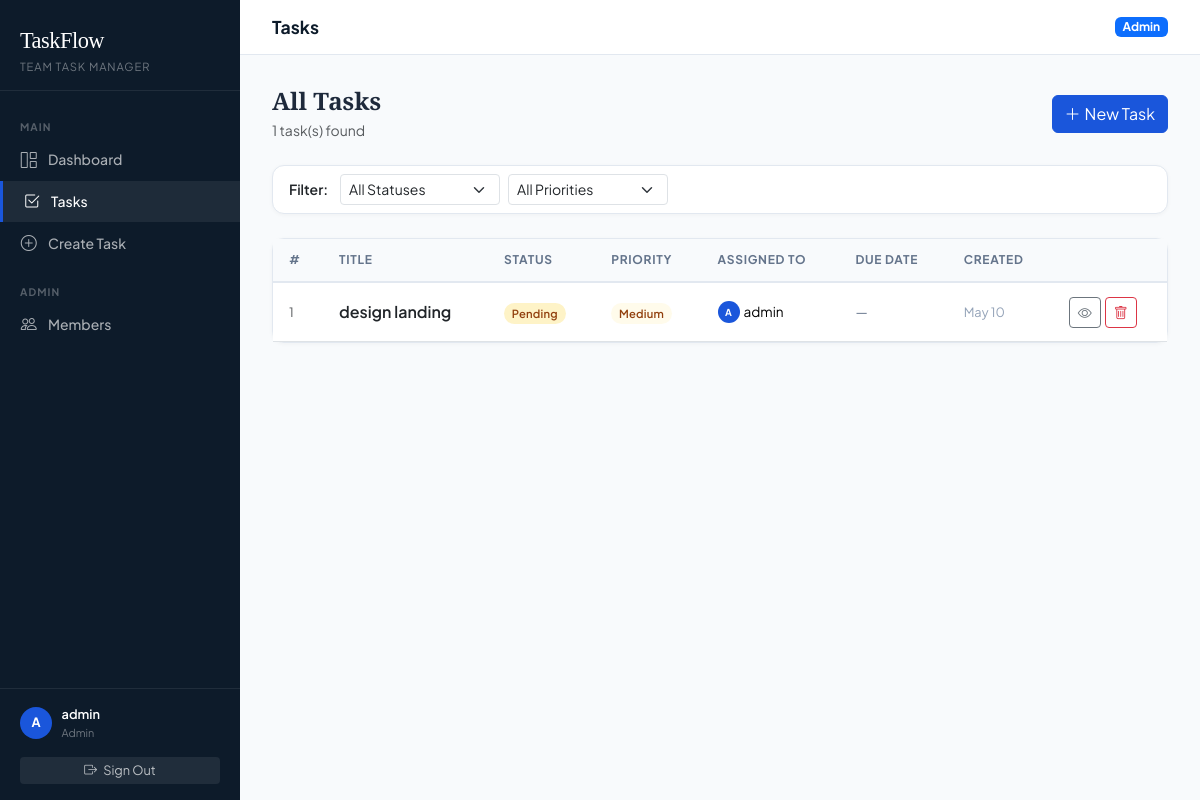
The page /tasks (signed in) on the database its author committed.
### app.py (models this page shows)
class User(UserMixin, db.Model):
    id         = db.Column(db.Integer, primary_key=True)
    username   = db.Column(db.String(80),  unique=True, nullable=False)
    email      = db.Column(db.String(120), unique=True, nullable=False)
    password   = db.Column(db.String(200), nullable=False)
    role       = db.Column(db.String(20),  default='member')   # 'admin' or 'member'
    created_at = db.Column(db.DateTime,    default=datetime.utcnow)
    tasks      = db.relationship('Task', backref='assignee', lazy=True,
                                 foreign_keys='Task.assigned_to')
    @property
    def is_admin(self):
        return self.role == 'admin'

class Task(db.Model):
    id          = db.Column(db.Integer, primary_key=True)
    title       = db.Column(db.String(200), nullable=False)
    description = db.Column(db.Text,        default='')
    status      = db.Column(db.String(20),  default='pending')   # pending / in_progress / completed
    priority    = db.Column(db.String(20),  default='medium')    # low / medium / high
    due_date    = db.Column(db.Date,        nullable=True)
    created_at  = db.Column(db.DateTime,    default=datetime.utcnow)
    created_by  = db.Column(db.Integer,     db.ForeignKey('user.id'), nullable=False)
    assigned_to = db.Column(db.Integer,     db.ForeignKey('user.id'), nullable=True)
    creator     = db.relationship('User',   foreign_keys=[created_by], backref='created_tasks')

### app.py (the view)
@app.route('/tasks')
@login_required
def tasks():
    status_filter   = request.args.get('status', '')
    priority_filter = request.args.get('priority', '')
    if current_user.is_admin:
        query = Task.query
    else:
        query = Task.query.filter_by(assigned_to=current_user.id)
    if status_filter:
        query = query.filter_by(status=status_filter)
    if priority_filter:
        query = query.filter_by(priority=priority_filter)
    all_tasks = query.order_by(Task.created_at.desc()).all()
    members   = User.query.all() if current_user.is_admin else []
    return render_template('tasks.html', tasks=all_tasks,
                           members=members,
                           status_filter=status_filter,
                           priority_filter=priority_filter)

### app.py (called while the page is built)
@login_manager.user_loader
def load_user(user_id):
    return User.query.get(int(user_id))

### templates/tasks.html (shortened to what this page needs)
{% extends "base.html" %}
{% block page_title %}Tasks{% endblock %}
{% block content %}
<div class="d-flex justify-content-between align-items-center mb-4 flex-wrap gap-2">
  <div>
    <h2 class="mb-1 fw-bold" style="font-family:'Instrument Serif',serif;font-size:1.5rem">
      {% if current_user.is_admin %}All Tasks{% else %}My Tasks{% endif %}
    </h2>
    <p class="text-muted mb-0" style="font-size:.875rem">{{ tasks | length }} task(s) found</p>
  </div>
  {% if current_user.is_admin %}
  <a href="{{ url_for('create_task') }}" class="btn btn-primary">
    <i class="bi bi-plus-lg me-1"></i>New Task
  </a>
  {% endif %}
</div>
<div class="card mb-4">
  <div class="card-body py-2">
    <form method="GET" action="{{ url_for('tasks') }}" class="d-flex gap-2 flex-wrap align-items-center">
      <label class="fw-semibold me-1 mb-0" style="font-size:.875rem">Filter:</label>
      <select name="status" class="form-select form-select-sm" style="width:160px" onchange="this.form.submit()">
        <option value="">All Statuses</option>
      </select>
      <select name="priority" class="form-select form-select-sm" style="width:160px" onchange="this.form.submit()">
        <option value="">All Priorities</option>
      </select>
    </form>
  </div>
</div>
<div class="card">
  <div class="card-body p-0">
    {% if tasks %}
    <div class="table-responsive">
      <table class="table table-hover mb-0">
        <thead>
          <tr>
            <th>#</th>
            <th>Title</th>
            <th>Status</th>
            <th>Priority</th>
            <th>Assigned To</th>
            <th>Due Date</th>
            <th>Created</th>
            <th></th>
          </tr>
        </thead>
        <tbody>
          {% for task in tasks %}
          <tr>
            <td class="text-muted" style="font-size:.8rem">{{ task.id }}</td>
            <td>
              <a href="{{ url_for('task_detail', task_id=task.id) }}"
                 class="text-decoration-none fw-semibold text-dark">
                {{ task.title }}
              </a>
            </td>
            <td>
              <span class="badge-status badge-{{ task.status }}">
                {{ task.status | replace('_', ' ') | title }}
              </span>
            </td>
            <td>
              <span class="badge-status badge-{{ task.priority }}">{{ task.priority | capitalize }}</span>
            </td>
            <td>
              {% if task.assignee %}
              <span class="d-flex align-items-center gap-1" style="font-size:.85rem">
                <span class="user-avatar" style="width:22px;height:22px;font-size:.6rem">
                  {{ task.assignee.username[0].upper() }}
                </span>
                {{ task.assignee.username }}
              </span>
              {% else %}
              <span class="text-muted">Unassigned</span>
              {% endif %}
            </td>
            <td style="font-size:.85rem;color:#64748b">
              {% if task.due_date %}
                {% set today = namespace(d=none) %}
                {{ task.due_date.strftime('%b %d, %Y') }}
              {% else %}—{% endif %}
            </td>
            <td style="font-size:.8rem;color:#94a3b8">
              {{ task.created_at.strftime('%b %d') }}
            </td>
            <td>
              <div class="d-flex gap-1">
                <a href="{{ url_for('task_detail', task_id=task.id) }}"
                   class="btn btn-sm btn-outline-secondary" title="View">
                  <i class="bi bi-eye"></i>
                </a>
                {% if current_user.is_admin %}
                <form method="POST" action="{{ url_for('delete_task', task_id=task.id) }}"
                      onsubmit="return confirm('Delete this task?')">
                  <button type="submit" class="btn btn-sm btn-outline-danger" title="Delete">
                    <i class="bi bi-trash"></i>
                  </button>
                </form>
                {% endif %}
              </div>
            </td>
          </tr>
          {% endfor %}
        </tbody>
      </table>
    </div>
    {% endif %}
  </div>
</div>
{% endblock %}

### templates/base.html (shortened to what this page needs)
<!DOCTYPE html>
<html lang="en">
<head>
  <link href="https://cdn.jsdelivr.net/npm/bootstrap@5.3.3/dist/css/bootstrap.min.css" rel="stylesheet" />
  <link href="https://cdn.jsdelivr.net/npm/bootstrap-icons@1.11.3/font/bootstrap-icons.min.css" rel="stylesheet" />
</head>
<body>
{% if current_user.is_authenticated %}
<aside class="sidebar">
  <div class="sidebar-brand">
    <div class="brand-name">TaskFlow</div>
    <div class="brand-sub">Team Task Manager</div>
  </div>
  <nav>
    <div class="nav-section-label">Main</div>
    <a href="{{ url_for('dashboard') }}" class="nav-link {% if request.endpoint=='dashboard' %}active{% endif %}">
      <i class="bi bi-grid-1x2"></i> Dashboard
    </a>
    <a href="{{ url_for('tasks') }}" class="nav-link {% if 'task' in request.endpoint %}active{% endif %}">
      <i class="bi bi-check2-square"></i> Tasks
    </a>
    {% if current_user.is_admin %}
    <a href="{{ url_for('create_task') }}" class="nav-link {% if request.endpoint=='create_task' %}active{% endif %}">
      <i class="bi bi-plus-circle"></i> Create Task
    </a>
    <div class="nav-section-label" style="margin-top:.5rem">Admin</div>
    <a href="{{ url_for('members') }}" class="nav-link {% if request.endpoint=='members' %}active{% endif %}">
      <i class="bi bi-people"></i> Members
    </a>
    {% endif %}
  </nav>
  <div class="sidebar-footer">
    <div class="user-chip">
      <div class="user-avatar">{{ current_user.username[0].upper() }}</div>
      <div class="user-info">
        <div class="user-name">{{ current_user.username }}</div>
        <div class="user-role">{{ current_user.role | capitalize }}</div>
      </div>
    </div>
    <a href="{{ url_for('logout') }}" class="btn btn-sm w-100 mt-3"
       style="background:rgba(255,255,255,.08);color:rgba(255,255,255,.7);border:none;font-size:.8rem">
      <i class="bi bi-box-arrow-right me-1"></i> Sign Out
    </a>
  </div>
</aside>
<div class="main-content">
  <div class="topbar">
    <span class="topbar-title">{% block page_title %}Dashboard{% endblock %}</span>
    <div class="d-flex align-items-center gap-2">
      <span class="badge {% if current_user.is_admin %}bg-primary{% else %}bg-secondary{% endif %}">
        {{ current_user.role | capitalize }}
      </span>
    </div>
  </div>
  <div class="page-body">
    {% block content %}{% endblock %}
  </div>
</div>
{% endif %}
</body>
</html>

### templates/base.html (style rules this page uses)
:root { --brand-navy: #0d1b2a; --brand-blue: #1a56db; --brand-teal: #0694a2; --brand-light: #f0f4ff; --brand-border: #e2e8f0; --sidebar-w: 240px; }
* { box-sizing: border-box; }
body { font-family: 'Plus Jakarta Sans', sans-serif; background: #f8fafc; color: #1e293b; min-height: 100vh; }
.sidebar { position: fixed; top: 0; left: 0; width: var(--sidebar-w); height: 100vh; background: var(--brand-navy); display: flex; flex-direction: column; z-index: 100; overflow-y: auto; }
.sidebar-brand { padding: 1.5rem 1.25rem 1rem; border-bottom: 1px solid rgba(255,255,255,.08); }
.sidebar-brand .brand-name { font-family: 'Instrument Serif', serif; font-size: 1.4rem; color: #fff; letter-spacing: -.5px; }
.sidebar-brand .brand-sub { font-size: .7rem; color: rgba(255,255,255,.4); letter-spacing: .08em; text-transform: uppercase; }
.sidebar nav { flex: 1; padding: 1rem 0; }
.nav-section-label { font-size: .65rem; font-weight: 700; letter-spacing: .1em; text-transform: uppercase; color: rgba(255,255,255,.3); padding: .75rem 1.25rem .25rem; }
.sidebar .nav-link { display: flex; align-items: center; gap: .65rem; color: rgba(255,255,255,.65); font-size: .875rem; font-weight: 500; padding: .55rem 1.25rem; border-radius: 0; transition: color .15s, background .15s; text-decoration: none; }
.sidebar .nav-link:hover, .sidebar .nav-link.active { color: #fff; background: rgba(255,255,255,.07); }
.sidebar .nav-link.active { border-left: 3px solid var(--brand-blue); }
.sidebar .nav-link i { font-size: 1rem; width: 1.1rem; text-align: center; }
.sidebar-footer { padding: 1rem 1.25rem; border-top: 1px solid rgba(255,255,255,.08); }
.user-chip { display: flex; align-items: center; gap: .6rem; }
.user-avatar { width: 32px; height: 32px; border-radius: 50%; background: var(--brand-blue); display: flex; align-items: center; justify-content: center; font-weight: 700; font-size: .8rem; color: #fff; flex-shrink: 0; }
.user-info .user-name { font-size: .8rem; font-weight: 600; color: #fff; }
.user-info .user-role { font-size: .68rem; color: rgba(255,255,255,.4); }
.main-content { margin-left: var(--sidebar-w); min-height: 100vh; }
.topbar { background: #fff; border-bottom: 1px solid var(--brand-border); padding: .875rem 2rem; display: flex; align-items: center; justify-content: space-between; position: sticky; top: 0; z-index: 50; }
.topbar-title { font-weight: 700; font-size: 1.1rem; color: var(--brand-navy); }
.page-body { padding: 2rem; }
.card { border: 1px solid var(--brand-border); border-radius: 12px; box-shadow: 0 1px 4px rgba(0,0,0,.04); }
.badge-status { font-size: .7rem; font-weight: 600; padding: .3em .7em; border-radius: 20px; letter-spacing: .02em; text-transform: capitalize; }
.badge-pending { background: #fef3c7; color: #92400e; }
.badge-medium { background: #fffbeb; color: #92400e; }
.table thead th { font-size: .75rem; font-weight: 700; letter-spacing: .06em; text-transform: uppercase; color: #64748b; border-bottom: 2px solid var(--brand-border); background: #f8fafc; padding: .75rem 1rem; }
.table td { padding: .85rem 1rem; vertical-align: middle; }
.btn-primary { background: var(--brand-blue); border-color: var(--brand-blue); }

### rows shown on the page
User: username "A", username "admin", role "Admin"
Task: id "1", title "design landing", status "Pending", priority "Medium", assignee "A", assignee.username "admin", created_at "May 10"

### other values the page prints
{{ tasks | length }} "1"
